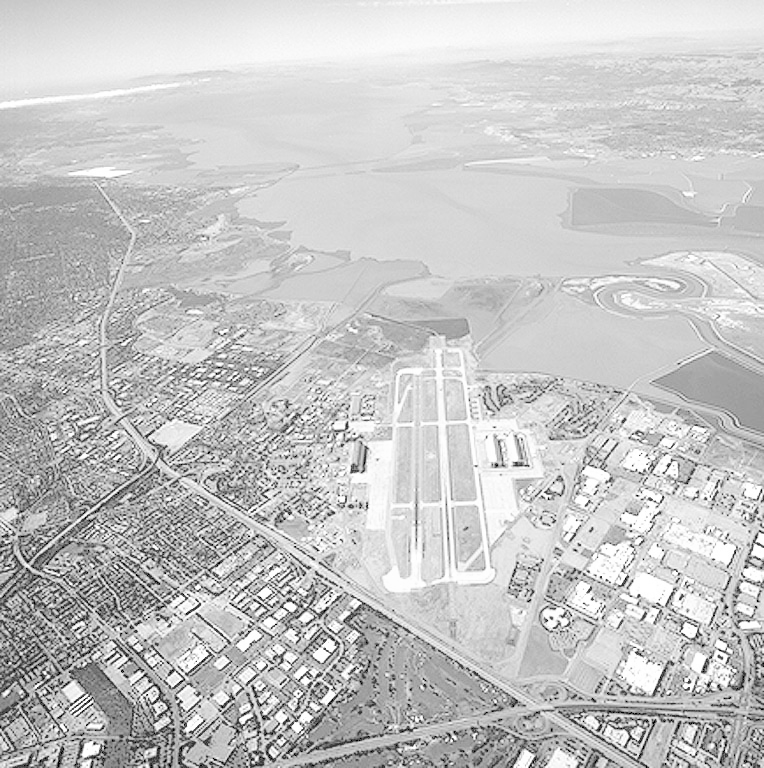
#> input picture images/aerial_view.tif, 764 x 768 px
$ python part_7.py
#> lines starting #> are read from the running program, lines starting #| are printed output that depends on the picture
#> the answer given: ../images/aerial_view.tif
import tkinter.filedialog
import matplotlib.pyplot as plt
import numpy
import numpy as np
from PIL import Image


def aligning_the_histogram(file_path):
    # Open the image from the selected file
#> called with file_path = '../images/aerial_view.tif'
    image = Image.open(file_path).convert('L')
#> image is the input picture: PIL image 764x768 L; min 0, max 255, mean 197.2
    # Load the image into an array
    arr_image = np.asarray(image)
    # Determine the size of the image
    width, height = image.size
#> width = 764; height = 768

    # Create a 256-element array filled with zeros
    image_histogram = numpy.zeros(256, dtype=int)

    # Calculate how many pixels have a given value 0-255
    for i in range(height - 1):
        for j in range(width - 1):
            image_histogram[arr_image[i, j]] += 1

    # Create an array of empirical cumulative distribution functions
    distributor = numpy.zeros(256, dtype=float)

    # Calculate the number of pixels on the screen
    number_of_pixels = width * height
#> number_of_pixels = 586752

    # Calculate the cumulative distribution
    sum_gray = 0.0
    for i in range(255):
        sum_gray += (image_histogram[i] / number_of_pixels)
        distributor[i] += sum_gray
#> after the loop, sum_gray = 0.993

    d0min = int(0)
    for i in range(255):
        if distributor[i] != 0:
            break
        else:
            d0min += 1
#> after the loop, d0min = 0

    # Create the LUC table
    luc_table = numpy.zeros(256, dtype=float)

    for i in range(256):
        luc_table[i] = int(((distributor[i] - distributor[d0min]) / (1 - distributor[d0min])) * (256 - 1))

    # Create an array the size of the image
    new_arr_image = numpy.full_like(arr_image, 0)

    # Algorithm for selecting pixels for the new image
    for i in range(height - 1):
        for j in range(width - 1):
            new_arr_image[i, j] = luc_table[arr_image[i, j]]
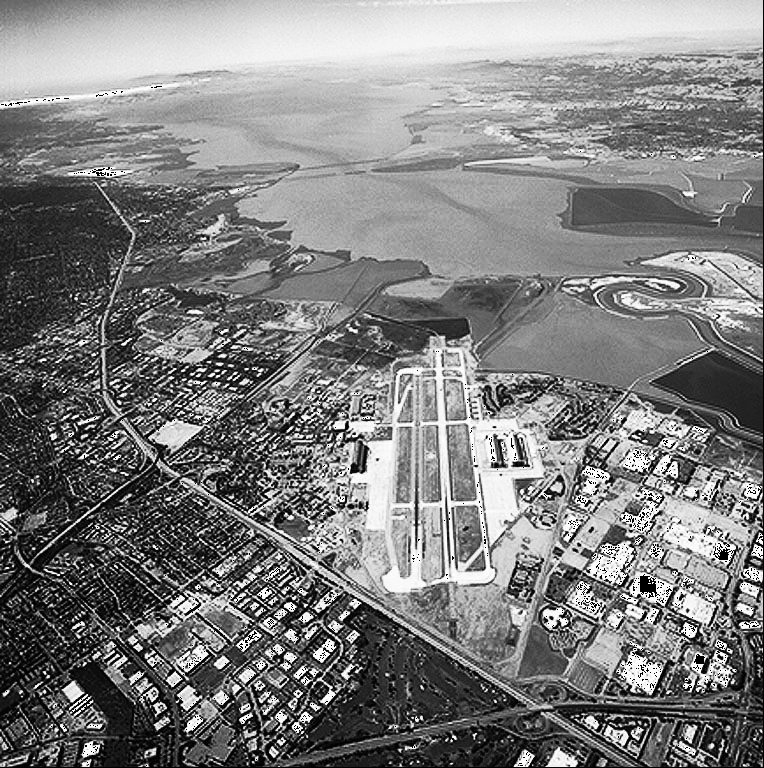
#> new_arr_image: shape (768, 764); min 0, max 253, mean 126.4

    # Create an array for the new histogram
    new_image_histogram = numpy.zeros(256, dtype=int)

    for i in range(height - 1):
        for j in range(width - 1):
            new_image_histogram[new_arr_image[i, j]] += 1

    # Create plots
    plt.figure(figsize=(15, 10))

    plt.subplot(2, 2, 1)
    plt.title('Image')
    plt.imshow(arr_image, cmap='gray', vmin=0, vmax=255)

    plt.subplot(2, 2, 2)
    plt.title("Image Histogram")
    plt.plot(image_histogram, 'b')

    plt.subplot(2, 2, 3)
    plt.title('Image after Histogram Equalization')
    plt.imshow(new_arr_image, cmap='gray', vmin=0, vmax=255)

    plt.subplot(2, 2, 4)
    plt.title("Image Histogram")
    plt.plot(new_image_histogram, 'b')

    plt.show()
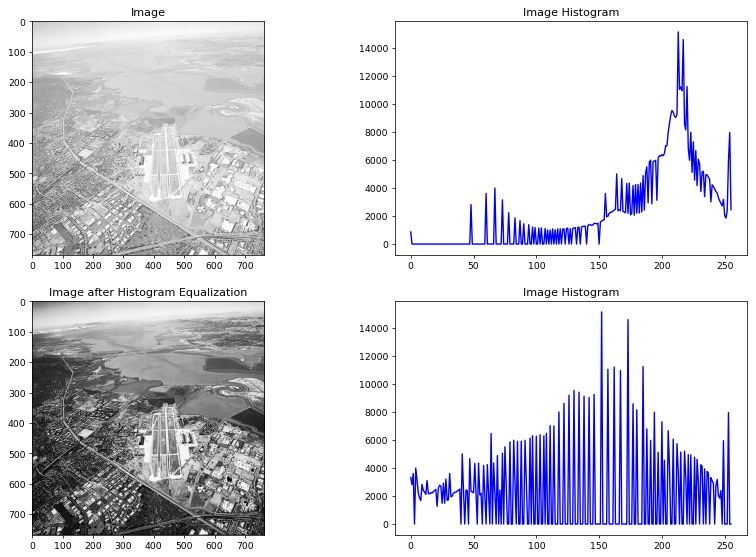
#> figure drawn by matplotlib, 4 panels; panel 2: curve peaks at x = 213, y = 15117; panel 4: curve peaks at x = 152, y = 15117


def read_file():
    window = tkinter.Tk()
    window.wm_attributes('-topmost', 1)
    window.withdraw()
    file_path = tkinter.filedialog.askopenfilename()

    return file_path


def main():
    file_path = read_file()

    if file_path:
        print("Running Histogram Equalization...")
        aligning_the_histogram(file_path)
    else:
        print("No file selected")

if __name__ == "__main__":
    main()

$ run again, on images/cboard_pepper_only.tif
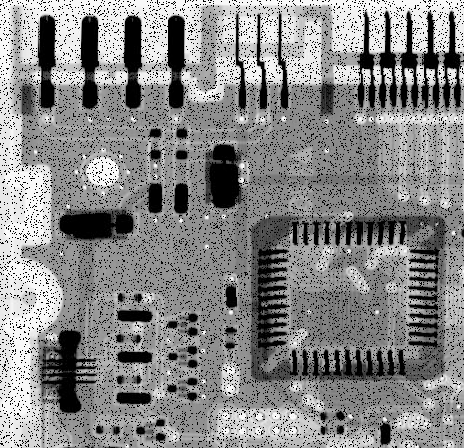
#> input picture images/cboard_pepper_only.tif, 464 x 448 px
#> in aligning_the_histogram, image is the input picture: PIL image 464x448 L; min 0, max 255, mean 135.7
#> after the loop in aligning_the_histogram, `for i in range(height - 1):`:
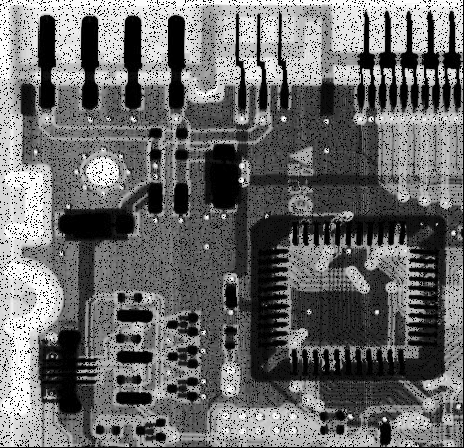
#> new_arr_image: shape (448, 464); min 0, max 253, mean 107
#> in aligning_the_histogram, `plt.show()`:
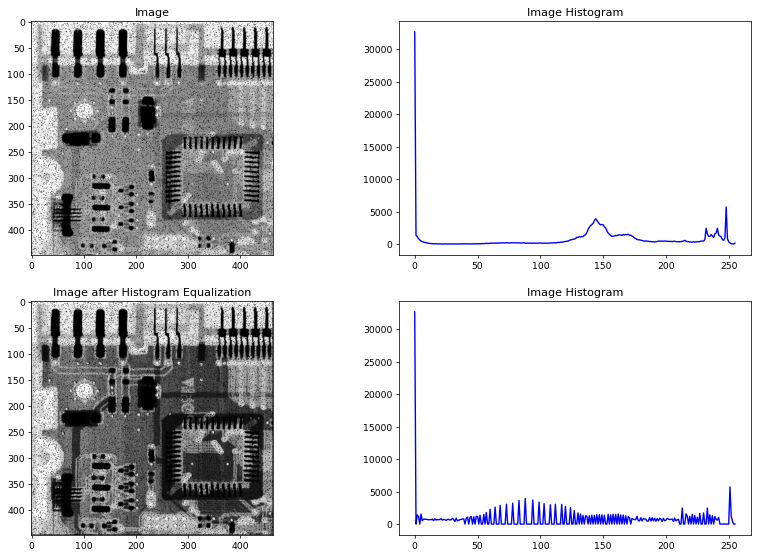
#> figure drawn by matplotlib, 4 panels; panel 2: curve peaks at x = 0, y = 32628; panel 4: curve peaks at x = 0, y = 32628

$ run again, on images/cboard_salt_pepper.tif
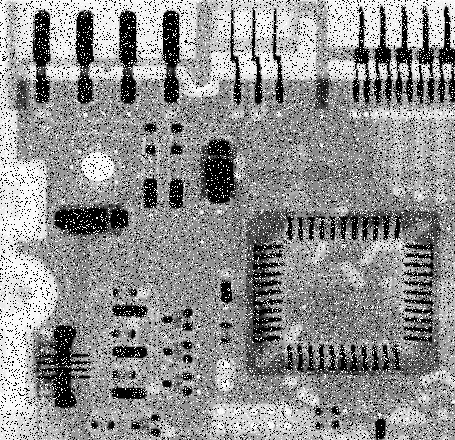
#> input picture images/cboard_salt_pepper.tif, 455 x 440 px
#> in aligning_the_histogram, image is the input picture: PIL image 455x440 L; min 0, max 255, mean 144.1
#> after the loop in aligning_the_histogram, `for i in range(height - 1):`:
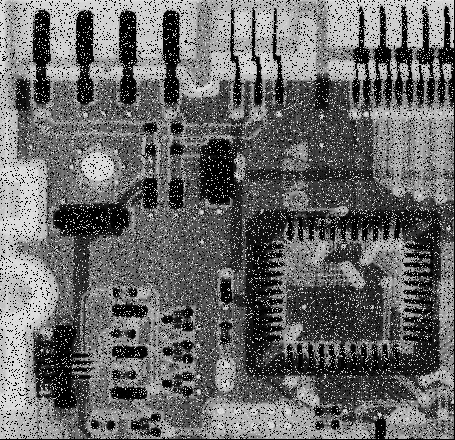
#> new_arr_image: shape (440, 455); min 0, max 223, mean 104.6
#> in aligning_the_histogram, `plt.show()`:
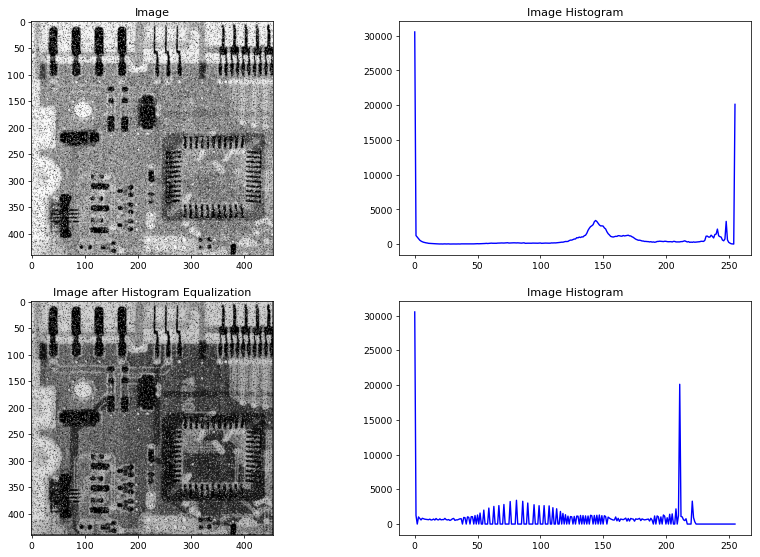
#> figure drawn by matplotlib, 4 panels; panel 2: curve peaks at x = 0, y = 30518; panel 4: curve peaks at x = 0, y = 30518
